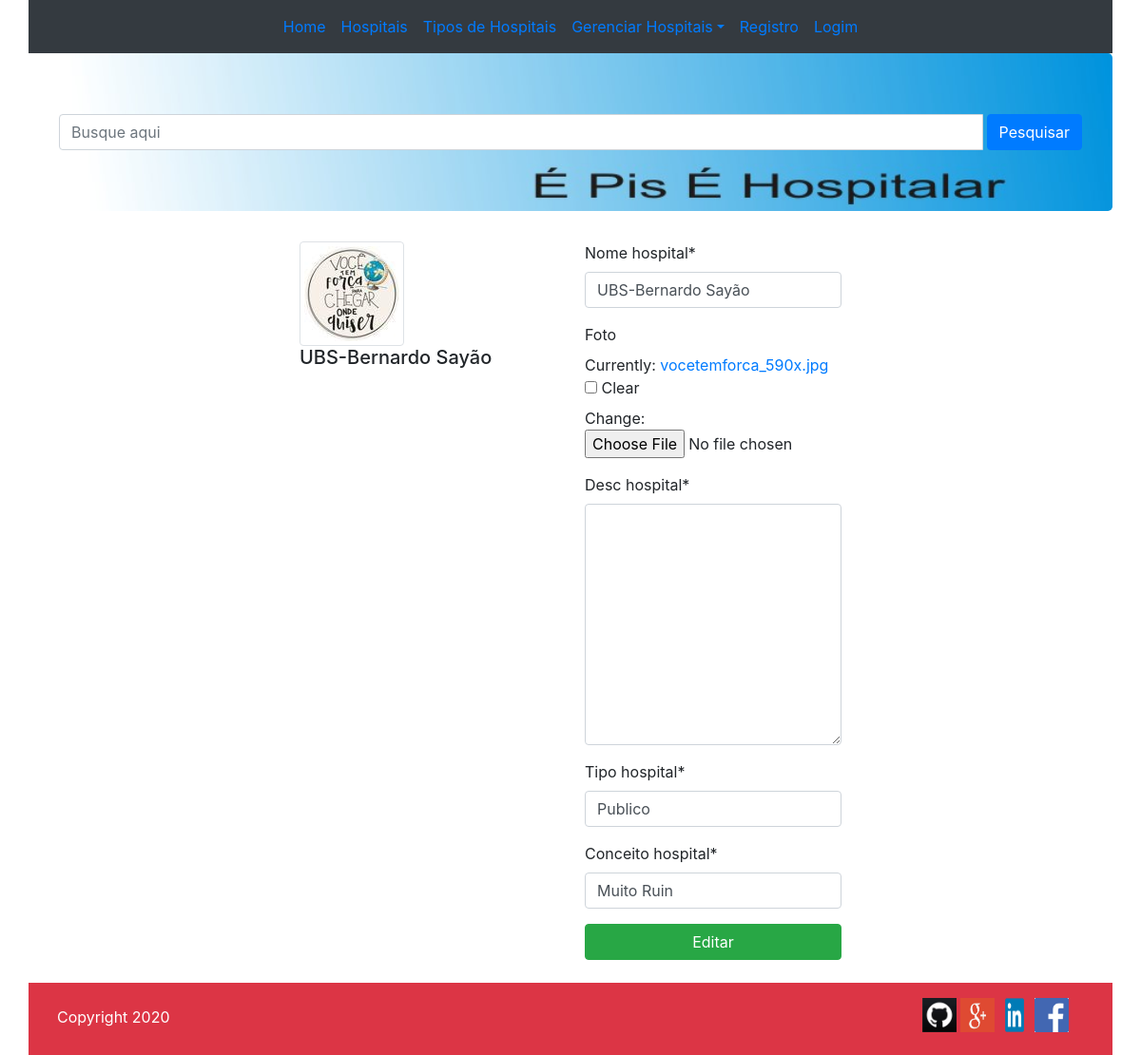
The page /editar/1 on the database its author committed.
### hospitalapp/models.py (models this page shows, shortened)
class Hospital (models.Model):
    nome_hospital = models.CharField(max_length=200)
    foto = models.ImageField(null=True, blank=True)
    desc_hospital = models.TextField()
    tipo_hospital = models.CharField(max_length=200)
    conceito_hospital = models.CharField(max_length=200)
    def foto_url(self):
    	if self.foto and hasattr(self.foto, 'url'):
    		print("a url da foto é:", self.foto.url)
    		return self.foto.url
    	else:
    		return "/static/img/hosp.jpg"

### hospitalapp/views.py (the view)
# urls.py: path('editar/<int:id>', editar, name='editar'),
def editar(request, id):
	hosp = get_object_or_404(Hospital, pk=id)
	form = Hospitalform(instance=hosp)
	if (request.method=="POST"):
		form = Hospitalform(request.POST, request.FILES, instance=hosp)
		if form.is_valid():
			form.save()
			return redirect('hospitais')
		else:
			return render(request, "hospitais/editar_hospitais.html", {'form':form, 'hosp':hosp})
	else:
		return render(request, "hospitais/editar_hospitais.html", {'form':form, 'hosp':hosp})

### hospitalapp/forms.py
class Hospitalform(forms.ModelForm):
	class Meta:
		model = Hospital
		fields = '__all__'

### templates/hospitais/editar_hospitais.html (shortened to what this page needs)
{% extends "hospitais/base.html" %}
{% load crispy_forms_tags %}
{% block content %}
<div class="container col-lg-6">
	<div class="row d-flex">
		<div class="col-lg-6">
			<figure>
				<img src="{{hosp.foto_url}}" class="img-fluid img-thumbnail"  alt="">
				<figcaption>
					<h5> {{ hosp.nome_hospital }}</h5>
				</figcaption>
			</figure>
		</div>
		<div class="col-lg-6">
			<form method="POST" enctype="multipart/form-data">
				{{ form | crispy }}
				<input type="submit" value="Editar" class="input-group btn btn-success">
			</form>
		</div>
	</div>
</div>
{% endblock content %}

### rows shown on the page
Hospital: foto_url (picture), nome_hospital "UBS-Bernardo Sayão", tipo_hospital "Publico", conceito_hospital "Muito Ruin"
